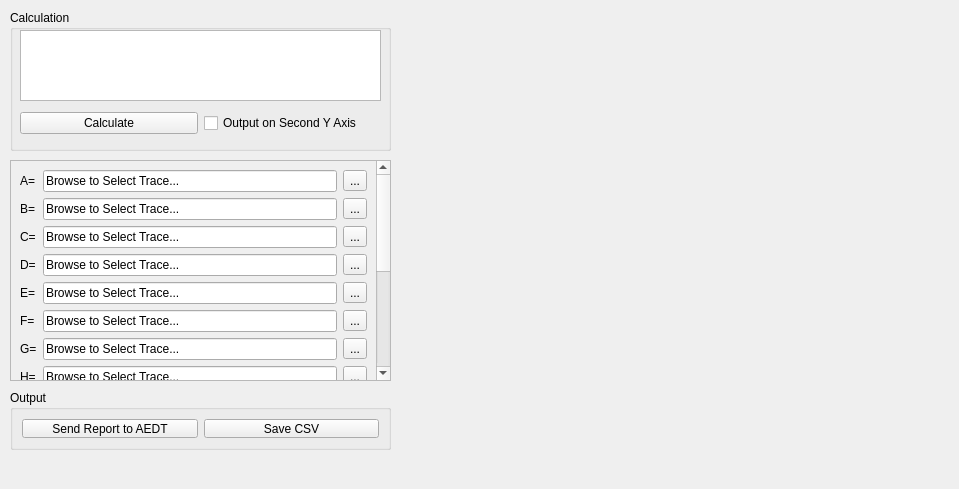
<?xml version="1.0" encoding="UTF-8"?>
<ui version="4.0">
 <class>MainWindow</class>
 <widget class="QMainWindow" name="MainWindow">
  <property name="geometry">
   <rect>
    <x>0</x>
    <y>0</y>
    <width>959</width>
    <height>489</height>
   </rect>
  </property>
  <property name="windowTitle">
   <string>MainWindow</string>
  </property>
  <widget class="QWidget" name="centralwidget">
   <widget class="QScrollArea" name="scrollArea">
    <property name="geometry">
     <rect>
      <x>10</x>
      <y>160</y>
      <width>381</width>
      <height>221</height>
     </rect>
    </property>
    <property name="widgetResizable">
     <bool>true</bool>
    </property>
    <widget class="QWidget" name="scrollAreaWidgetContents">
     <property name="geometry">
      <rect>
       <x>0</x>
       <y>0</y>
       <width>362</width>
       <height>434</height>
      </rect>
     </property>
     <layout class="QGridLayout" name="gridLayout">
      <item row="9" column="1">
       <widget class="QLineEdit" name="trace_text_G">
        <property name="text">
         <string>Browse to Select Trace...</string>
        </property>
        <property name="readOnly">
         <bool>true</bool>
        </property>
       </widget>
      </item>
      <item row="0" column="1">
       <widget class="QLineEdit" name="trace_text_A">
        <property name="text">
         <string>Browse to Select Trace...</string>
        </property>
        <property name="readOnly">
         <bool>true</bool>
        </property>
       </widget>
      </item>
      <item row="0" column="2">
       <widget class="QToolButton" name="trace_browse_A">
        <property name="text">
         <string>...</string>
        </property>
       </widget>
      </item>
      <item row="13" column="2">
       <widget class="QToolButton" name="trace_browse_J">
        <property name="text">
         <string>...</string>
        </property>
       </widget>
      </item>
      <item row="2" column="2">
       <widget class="QToolButton" name="trace_browse_B">
        <property name="text">
         <string>...</string>
        </property>
       </widget>
      </item>
      <item row="18" column="1">
       <widget class="QPushButton" name="add_more_button">
        <property name="text">
         <string>Add More...</string>
        </property>
       </widget>
      </item>
      <item row="3" column="0">
       <widget class="QLabel" name="label_C">
        <property name="text">
         <string>C=</string>
        </property>
       </widget>
      </item>
      <item row="13" column="1">
       <widget class="QLineEdit" name="trace_text_J">
        <property name="text">
         <string>Browse to Select Trace...</string>
        </property>
        <property name="readOnly">
         <bool>true</bool>
        </property>
       </widget>
      </item>
      <item row="17" column="1">
       <widget class="QLineEdit" name="trace_text_N">
        <property name="text">
         <string>Browse to Select Trace...</string>
        </property>
        <property name="readOnly">
         <bool>true</bool>
        </property>
       </widget>
      </item>
      <item row="8" column="1">
       <widget class="QLineEdit" name="trace_text_F">
        <property name="text">
         <string>Browse to Select Trace...</string>
        </property>
        <property name="readOnly">
         <bool>true</bool>
        </property>
       </widget>
      </item>
      <item row="14" column="0">
       <widget class="QLabel" name="label_K">
        <property name="text">
         <string>K=</string>
        </property>
       </widget>
      </item>
      <item row="12" column="1">
       <widget class="QLineEdit" name="trace_text_I">
        <property name="text">
         <string>Browse to Select Trace...</string>
        </property>
        <property name="readOnly">
         <bool>true</bool>
        </property>
       </widget>
      </item>
      <item row="7" column="2">
       <widget class="QToolButton" name="trace_browse_E">
        <property name="text">
         <string>...</string>
        </property>
       </widget>
      </item>
      <item row="14" column="2">
       <widget class="QToolButton" name="trace_browse_K">
        <property name="text">
         <string>...</string>
        </property>
       </widget>
      </item>
      <item row="15" column="2">
       <widget class="QToolButton" name="trace_browse_L">
        <property name="text">
         <string>...</string>
        </property>
       </widget>
      </item>
      <item row="6" column="2">
       <widget class="QToolButton" name="trace_browse_D">
        <property name="text">
         <string>...</string>
        </property>
       </widget>
      </item>
      <item row="10" column="2">
       <widget class="QToolButton" name="trace_browse_H">
        <property name="text">
         <string>...</string>
        </property>
       </widget>
      </item>
      <item row="3" column="1">
       <widget class="QLineEdit" name="trace_text_C">
        <property name="text">
         <string>Browse to Select Trace...</string>
        </property>
        <property name="readOnly">
         <bool>true</bool>
        </property>
       </widget>
      </item>
      <item row="17" column="2">
       <widget class="QToolButton" name="trace_browse_N">
        <property name="text">
         <string>...</string>
        </property>
       </widget>
      </item>
      <item row="3" column="2">
       <widget class="QToolButton" name="trace_browse_C">
        <property name="text">
         <string>...</string>
        </property>
       </widget>
      </item>
      <item row="7" column="1">
       <widget class="QLineEdit" name="trace_text_E">
        <property name="text">
         <string>Browse to Select Trace...</string>
        </property>
        <property name="readOnly">
         <bool>true</bool>
        </property>
       </widget>
      </item>
      <item row="10" column="1">
       <widget class="QLineEdit" name="trace_text_H">
        <property name="text">
         <string>Browse to Select Trace...</string>
        </property>
        <property name="readOnly">
         <bool>true</bool>
        </property>
       </widget>
      </item>
      <item row="15" column="0">
       <widget class="QLabel" name="label_L">
        <property name="text">
         <string>L=</string>
        </property>
       </widget>
      </item>
      <item row="12" column="2">
       <widget class="QToolButton" name="trace_browse_I">
        <property name="text">
         <string>...</string>
        </property>
       </widget>
      </item>
      <item row="14" column="1">
       <widget class="QLineEdit" name="trace_text_K">
        <property name="text">
         <string>Browse to Select Trace...</string>
        </property>
        <property name="readOnly">
         <bool>true</bool>
        </property>
       </widget>
      </item>
      <item row="2" column="0">
       <widget class="QLabel" name="label_B">
        <property name="text">
         <string>B=</string>
        </property>
       </widget>
      </item>
      <item row="8" column="0">
       <widget class="QLabel" name="label_F">
        <property name="text">
         <string>F=</string>
        </property>
       </widget>
      </item>
      <item row="8" column="2">
       <widget class="QToolButton" name="trace_browse_F">
        <property name="text">
         <string>...</string>
        </property>
       </widget>
      </item>
      <item row="10" column="0">
       <widget class="QLabel" name="label_H">
        <property name="text">
         <string>H=</string>
        </property>
       </widget>
      </item>
      <item row="9" column="2">
       <widget class="QToolButton" name="trace_browse_G">
        <property name="text">
         <string>...</string>
        </property>
       </widget>
      </item>
      <item row="0" column="0">
       <widget class="QLabel" name="label_A">
        <property name="text">
         <string>A=</string>
        </property>
       </widget>
      </item>
      <item row="16" column="2">
       <widget class="QToolButton" name="trace_browse_M">
        <property name="text">
         <string>...</string>
        </property>
       </widget>
      </item>
      <item row="15" column="1">
       <widget class="QLineEdit" name="trace_text_L">
        <property name="text">
         <string>Browse to Select Trace...</string>
        </property>
        <property name="readOnly">
         <bool>true</bool>
        </property>
       </widget>
      </item>
      <item row="7" column="0">
       <widget class="QLabel" name="label_E">
        <property name="text">
         <string>E=</string>
        </property>
       </widget>
      </item>
      <item row="12" column="0">
       <widget class="QLabel" name="label_I">
        <property name="text">
         <string>I=</string>
        </property>
       </widget>
      </item>
      <item row="16" column="0">
       <widget class="QLabel" name="label_M">
        <property name="text">
         <string>M=</string>
        </property>
       </widget>
      </item>
      <item row="2" column="1">
       <widget class="QLineEdit" name="trace_text_B">
        <property name="text">
         <string>Browse to Select Trace...</string>
        </property>
        <property name="readOnly">
         <bool>true</bool>
        </property>
       </widget>
      </item>
      <item row="9" column="0">
       <widget class="QLabel" name="label_G">
        <property name="text">
         <string>G=</string>
        </property>
       </widget>
      </item>
      <item row="17" column="0">
       <widget class="QLabel" name="label_N">
        <property name="text">
         <string>N=</string>
        </property>
       </widget>
      </item>
      <item row="6" column="1">
       <widget class="QLineEdit" name="trace_text_D">
        <property name="text">
         <string>Browse to Select Trace...</string>
        </property>
        <property name="readOnly">
         <bool>true</bool>
        </property>
       </widget>
      </item>
      <item row="13" column="0">
       <widget class="QLabel" name="label_J">
        <property name="text">
         <string>J=</string>
        </property>
       </widget>
      </item>
      <item row="16" column="1">
       <widget class="QLineEdit" name="trace_text_M">
        <property name="text">
         <string>Browse to Select Trace...</string>
        </property>
        <property name="readOnly">
         <bool>true</bool>
        </property>
       </widget>
      </item>
      <item row="6" column="0">
       <widget class="QLabel" name="label_D">
        <property name="text">
         <string>D=</string>
        </property>
       </widget>
      </item>
     </layout>
    </widget>
   </widget>
   <widget class="QGroupBox" name="groupBox">
    <property name="geometry">
     <rect>
      <x>10</x>
      <y>390</y>
      <width>381</width>
      <height>60</height>
     </rect>
    </property>
    <property name="title">
     <string>Output</string>
    </property>
    <layout class="QHBoxLayout" name="horizontalLayout">
     <item>
      <widget class="QPushButton" name="send_to_aedt_button">
       <property name="text">
        <string>Send Report to AEDT</string>
       </property>
      </widget>
     </item>
     <item>
      <widget class="QPushButton" name="export_to_csv_button">
       <property name="toolTip">
        <string>&lt;html&gt;&lt;head/&gt;&lt;body&gt;&lt;p&gt;Save results, including original calculations as a CSV file&lt;/p&gt;&lt;/body&gt;&lt;/html&gt;</string>
       </property>
       <property name="text">
        <string>Save CSV</string>
       </property>
      </widget>
     </item>
    </layout>
   </widget>
   <widget class="QWidget" name="verticalLayoutWidget">
    <property name="geometry">
     <rect>
      <x>400</x>
      <y>10</y>
      <width>541</width>
      <height>441</height>
     </rect>
    </property>
    <layout class="QVBoxLayout" name="verticalLayout"/>
   </widget>
   <widget class="QGroupBox" name="groupBox_2">
    <property name="geometry">
     <rect>
      <x>10</x>
      <y>10</y>
      <width>381</width>
      <height>141</height>
     </rect>
    </property>
    <property name="title">
     <string>Calculation</string>
    </property>
    <widget class="QTextEdit" name="calc_text">
     <property name="geometry">
      <rect>
       <x>10</x>
       <y>20</y>
       <width>361</width>
       <height>71</height>
      </rect>
     </property>
     <property name="toolTip">
      <string>&lt;html&gt;&lt;head/&gt;&lt;body&gt;&lt;p&gt;Enter an expression using the Python syntax. The input supports numpy operations. Multiple expressions can be entered as new lines within this window. For example, enter an expression on the top line, if you press enter and go down to the second line, a second expression can be entered. &lt;/p&gt;&lt;p&gt;&lt;span style=&quot; font-weight:700;&quot;&gt;Examples:&lt;/span&gt;&lt;/p&gt;&lt;p&gt;&lt;span style=&quot; font-style:italic;&quot;&gt;Using standard python math library: A+B, A*B, A/B+C, sqrt(A)&lt;/span&gt;&lt;/p&gt;&lt;p&gt;Using numpy library: &lt;/p&gt;&lt;p&gt;&lt;span style=&quot; font-style:italic;&quot;&gt;np.power(A,2), np.sqrt(np.power(A,2)+np.power(B,2)), np.abs(A)-B/A, np.fft.fft(A), np.linalg.norm(A)&lt;/span&gt;&lt;/p&gt;&lt;p&gt;&lt;span style=&quot; font-style:italic;&quot;&gt;Create a complex number:&lt;/span&gt;&lt;/p&gt;&lt;p&gt;&lt;span style=&quot; font-style:italic;&quot;&gt;A+B*1j&lt;/span&gt;&lt;/p&gt;&lt;/body&gt;&lt;/html&gt;</string>
     </property>
    </widget>
    <widget class="QWidget" name="">
     <property name="geometry">
      <rect>
       <x>10</x>
       <y>100</y>
       <width>361</width>
       <height>26</height>
      </rect>
     </property>
     <layout class="QHBoxLayout" name="horizontalLayout_2">
      <item>
       <widget class="QPushButton" name="calc_button">
        <property name="text">
         <string>Calculate</string>
        </property>
       </widget>
      </item>
      <item>
       <widget class="QCheckBox" name="secondary_axis_checkbox">
        <property name="text">
         <string>Output on Second Y Axis</string>
        </property>
       </widget>
      </item>
     </layout>
    </widget>
   </widget>
   <zorder>groupBox_2</zorder>
   <zorder>scrollArea</zorder>
   <zorder>groupBox</zorder>
   <zorder>verticalLayoutWidget</zorder>
  </widget>
  <widget class="QMenuBar" name="menubar">
   <property name="geometry">
    <rect>
     <x>0</x>
     <y>0</y>
     <width>959</width>
     <height>22</height>
    </rect>
   </property>
  </widget>
 </widget>
 <resources/>
 <connections/>
</ui>
